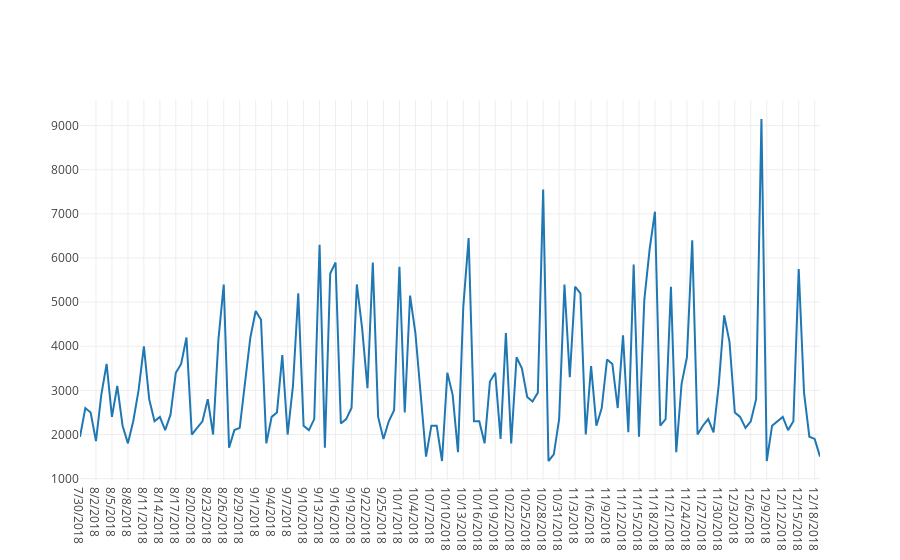

Here is the notebook cell this chart was saved with:
### Code cell
# daily calurious
date_with_calories = go.Scatter(x=df.Date, y=df.calories, mode='lines', name="weight change vs calories")
data1 = [date_with_calories]
iplot(data1, filename='line-mode')

### Figure 1 — Plotly figure (JSON) as saved in the notebook; plotly's stock layout.template omitted (floating-point values rounded to 4 significant figures; data arrays with more than 128 entries replaced by an {"elided": "..."} marker saying what was removed)
{"data": [{"mode": "lines", "name": "weight change vs calories", "type": "scatter", "uid": "ed1cd477-3e1b-49d5-ae7c-4e55c6611d93", "x": {"elided": "140 str values"}, "y": {"elided": "140 int values"}}], "layout": {}}
